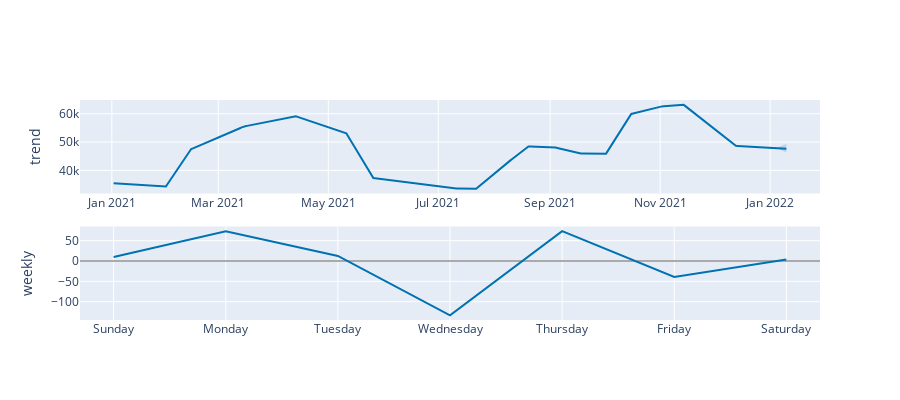

The cell this chart's notebook holds for it:
### Code cell
plot_components_plotly(m, forecast)

### Figure 1 — Plotly figure (JSON) as saved in the notebook; plotly's stock layout.template omitted (floating-point values rounded to 4 significant figures; data arrays with more than 128 entries replaced by an {"elided": "..."} marker saying what was removed)
{"data": [{"line": {"color": "#0072B2", "width": 2}, "mode": "lines", "name": "trend", "type": "scatter", "x": {"elided": "374 str values"}, "xaxis": "x", "y": {"elided": "374 float values"}, "yaxis": "y"}, {"line": {"color": "rgba(0, 114, 178, 0.2)", "width": 0}, "mode": "lines", "name": "trend_upper", "type": "scatter", "x": {"elided": "374 str values"}, "xaxis": "x", "y": {"elided": "374 float values"}, "yaxis": "y"}, {"fill": "tonexty", "fillcolor": "rgba(0, 114, 178, 0.2)", "line": {"color": "rgba(0, 114, 178, 0.2)", "width": 0}, "mode": "lines", "name": "trend_lower", "type": "scatter", "x": {"elided": "374 str values"}, "xaxis": "x", "y": {"elided": "374 float values"}, "yaxis": "y"}, {"line": {"color": "#0072B2", "width": 2}, "mode": "lines", "name": "weekly", "type": "scatter", "x": ["2017-01-01T00:00:00", "2017-01-02T00:00:00", "2017-01-03T00:00:00", "2017-01-04T00:00:00", "2017-01-05T00:00:00", "2017-01-06T00:00:00", "2017-01-07T00:00:00"], "xaxis": "x2", "y": [9.713, 73.17, 12.38, -133.5, 73.37, -39.13, 3.954], "yaxis": "y2"}], "layout": {"height": 400, "showlegend": false, "width": 900, "xaxis": {"anchor": "y", "domain": [0, 1], "range": ["2020-12-14T08:24:00", "2022-01-28T15:36:00"], "type": "date"}, "xaxis2": {"anchor": "y2", "domain": [0, 1], "range": ["2016-12-31T16:48:00", "2017-01-07T07:12:00"], "tickformat": "%A", "type": "date"}, "yaxis": {"anchor": "x", "domain": [0.575, 1], "rangemode": "normal", "title": {"text": "trend"}, "zerolinecolor": "#AAA"}, "yaxis2": {"anchor": "x2", "domain": [0, 0.425], "title": {"text": "weekly"}, "zerolinecolor": "#AAA"}}}
